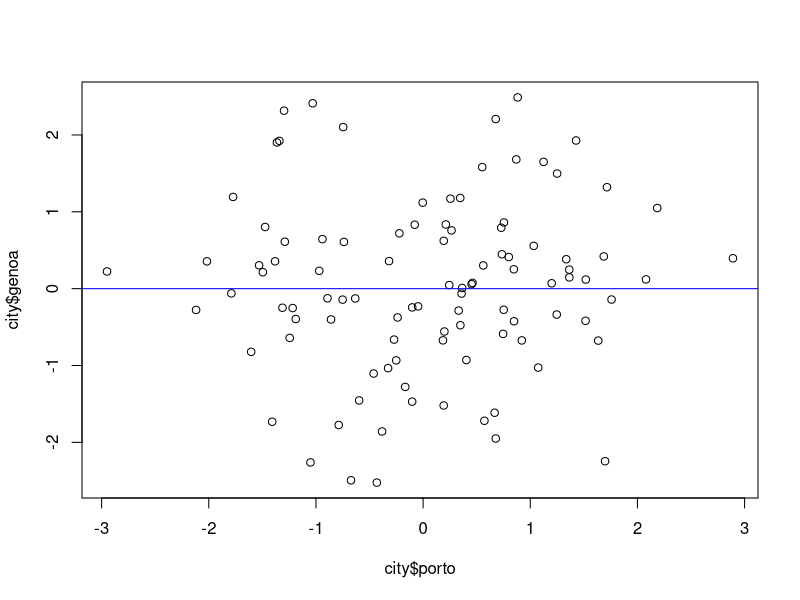
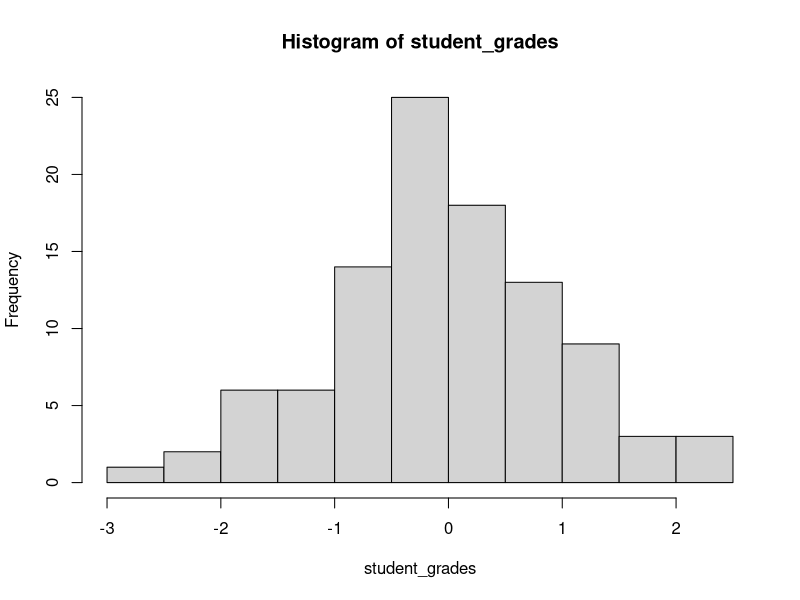

These figures' R source, in order:
###
# functions
###
city <- data.frame(
  porto = rnorm(100),
  aberdeen = rnorm(100),
  nairobi = c(rep(NA, 10), rnorm(90)),
  genoa = rnorm(100)
)

porto_aberdeen <- city$porto * city$aberdeen

multiplyCity <- function(city1, city2, df){
  temp_var <- df[[city1]] * df[[city2]]
  if(any(is.na(temp_var))) {
    warning("the function has produced NAs")
    return(df[[city1]] * df[[city2]])
  } else {
    return(df[[city1]] * df[[city2]])
  }
}

check_porto_aberdeen <- multiplyCity("porto", "aberdeen", city)
check_porto_aberdeen

# check if the two multiply matrix methods produce the same result
identical(porto_aberdeen, check_porto_aberdeen)

nairobi_genoa <- multiplyCity("nairobi", "genoa", city)
nairobi_genoa

###
# plotting
###
plot(city$porto, city$genoa)
abline(0,0, col = "blue")

student_grades = rnorm(100)
hist(student_grades)